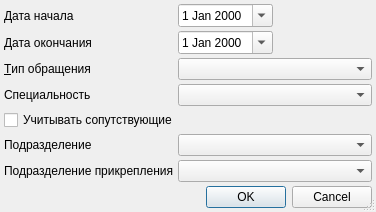
<?xml version="1.0" encoding="UTF-8"?>
<ui version="4.0">
 <class>ReportUnderageMedicalExaminationSetup</class>
 <widget class="QDialog" name="ReportUnderageMedicalExaminationSetup">
  <property name="windowModality">
   <enum>Qt::ApplicationModal</enum>
  </property>
  <property name="geometry">
   <rect>
    <x>0</x>
    <y>0</y>
    <width>376</width>
    <height>200</height>
   </rect>
  </property>
  <property name="windowTitle">
   <string>параметры отчёта</string>
  </property>
  <property name="sizeGripEnabled">
   <bool>true</bool>
  </property>
  <layout class="QGridLayout" name="gridLayout">
   <property name="margin">
    <number>4</number>
   </property>
   <property name="spacing">
    <number>4</number>
   </property>
   <item row="3" column="0">
    <widget class="QLabel" name="lblSpeciality">
     <property name="text">
      <string>Специальность</string>
     </property>
     <property name="buddy">
      <cstring>cmbEventType</cstring>
     </property>
    </widget>
   </item>
   <item row="2" column="1" colspan="2">
    <widget class="CRBComboBox" name="cmbEventType">
     <property name="whatsThis">
      <string>&lt;html&gt;&lt;head&gt;&lt;meta name=&quot;qrichtext&quot; content=&quot;1&quot; /&gt;&lt;style type=&quot;text/css&quot;&gt;
p, li { white-space: pre-wrap; }
&lt;/style&gt;&lt;/head&gt;&lt;body style=&quot; font-family:'MS Shell Dlg 2'; font-size:8.25pt; font-weight:400; font-style:normal;&quot;&gt;
&lt;p style=&quot;-qt-paragraph-type:empty; margin-top:0px; margin-bottom:0px; margin-left:0px; margin-right:0px; -qt-block-indent:0; text-indent:0px;&quot;&gt;&lt;/p&gt;&lt;/body&gt;&lt;/html&gt;</string>
     </property>
    </widget>
   </item>
   <item row="0" column="1">
    <widget class="CDateEdit" name="edtBegDate">
     <property name="enabled">
      <bool>true</bool>
     </property>
     <property name="sizePolicy">
      <sizepolicy hsizetype="Maximum" vsizetype="Fixed">
       <horstretch>0</horstretch>
       <verstretch>0</verstretch>
      </sizepolicy>
     </property>
     <property name="calendarPopup">
      <bool>true</bool>
     </property>
    </widget>
   </item>
   <item row="0" column="2">
    <spacer name="spacer">
     <property name="orientation">
      <enum>Qt::Horizontal</enum>
     </property>
     <property name="sizeHint" stdset="0">
      <size>
       <width>19</width>
       <height>20</height>
      </size>
     </property>
    </spacer>
   </item>
   <item row="9" column="0" colspan="3">
    <widget class="QDialogButtonBox" name="buttonBox">
     <property name="orientation">
      <enum>Qt::Horizontal</enum>
     </property>
     <property name="standardButtons">
      <set>QDialogButtonBox::Cancel|QDialogButtonBox::Ok</set>
     </property>
    </widget>
   </item>
   <item row="7" column="0">
    <spacer>
     <property name="orientation">
      <enum>Qt::Vertical</enum>
     </property>
     <property name="sizeHint" stdset="0">
      <size>
       <width>21</width>
       <height>21</height>
      </size>
     </property>
    </spacer>
   </item>
   <item row="2" column="0">
    <widget class="QLabel" name="lblEventType">
     <property name="text">
      <string>&amp;Тип обращения</string>
     </property>
     <property name="buddy">
      <cstring>cmbEventType</cstring>
     </property>
    </widget>
   </item>
   <item row="1" column="1">
    <widget class="CDateEdit" name="edtEndDate">
     <property name="enabled">
      <bool>true</bool>
     </property>
     <property name="sizePolicy">
      <sizepolicy hsizetype="Maximum" vsizetype="Fixed">
       <horstretch>0</horstretch>
       <verstretch>0</verstretch>
      </sizepolicy>
     </property>
     <property name="calendarPopup">
      <bool>true</bool>
     </property>
    </widget>
   </item>
   <item row="0" column="0">
    <widget class="QLabel" name="lblBegDae">
     <property name="text">
      <string>Дата начала</string>
     </property>
     <property name="buddy">
      <cstring>edtBegDate</cstring>
     </property>
    </widget>
   </item>
   <item row="1" column="0">
    <widget class="QLabel" name="lblEndDate">
     <property name="text">
      <string>Дата окончания</string>
     </property>
     <property name="buddy">
      <cstring>edtEndDate</cstring>
     </property>
    </widget>
   </item>
   <item row="4" column="0" colspan="3">
    <widget class="QCheckBox" name="chkAttendant">
     <property name="text">
      <string>Учитывать сопутствующие</string>
     </property>
    </widget>
   </item>
   <item row="5" column="1" colspan="2">
    <widget class="COrgStructureComboBox" name="cmbOrgStructure"/>
   </item>
   <item row="5" column="0">
    <widget class="QLabel" name="lblSubdivision">
     <property name="text">
      <string>Подразделение</string>
     </property>
    </widget>
   </item>
   <item row="6" column="0">
    <widget class="QLabel" name="lblOrgStrucutreAttachType">
     <property name="text">
      <string>Подразделение прикрепления</string>
     </property>
    </widget>
   </item>
   <item row="6" column="1" colspan="2">
    <widget class="COrgStructureComboBox" name="cmbOrgStructureAttachType"/>
   </item>
   <item row="3" column="1" colspan="2">
    <widget class="CRBComboBox" name="cmbSpeciality">
     <property name="whatsThis">
      <string>&lt;html&gt;&lt;head&gt;&lt;meta name=&quot;qrichtext&quot; content=&quot;1&quot; /&gt;&lt;style type=&quot;text/css&quot;&gt;
p, li { white-space: pre-wrap; }
&lt;/style&gt;&lt;/head&gt;&lt;body style=&quot; font-family:'MS Shell Dlg 2'; font-size:8.25pt; font-weight:400; font-style:normal;&quot;&gt;
&lt;p style=&quot;-qt-paragraph-type:empty; margin-top:0px; margin-bottom:0px; margin-left:0px; margin-right:0px; -qt-block-indent:0; text-indent:0px;&quot;&gt;&lt;/p&gt;&lt;/body&gt;&lt;/html&gt;</string>
     </property>
    </widget>
   </item>
  </layout>
 </widget>
 <customwidgets>
  <customwidget>
   <class>CDateEdit</class>
   <extends>QDateEdit</extends>
   <header>library/DateEdit</header>
  </customwidget>
  <customwidget>
   <class>CRBComboBox</class>
   <extends>QComboBox</extends>
   <header>library/crbcombobox.h</header>
  </customwidget>
  <customwidget>
   <class>COrgStructureComboBox</class>
   <extends>QComboBox</extends>
   <header>Orgs/OrgStructComboBoxes.h</header>
  </customwidget>
 </customwidgets>
 <tabstops>
  <tabstop>edtBegDate</tabstop>
  <tabstop>edtEndDate</tabstop>
  <tabstop>cmbEventType</tabstop>
  <tabstop>chkAttendant</tabstop>
  <tabstop>buttonBox</tabstop>
 </tabstops>
 <resources/>
 <connections>
  <connection>
   <sender>buttonBox</sender>
   <signal>accepted()</signal>
   <receiver>ReportUnderageMedicalExaminationSetup</receiver>
   <slot>accept()</slot>
   <hints>
    <hint type="sourcelabel">
     <x>190</x>
     <y>252</y>
    </hint>
    <hint type="destinationlabel">
     <x>119</x>
     <y>239</y>
    </hint>
   </hints>
  </connection>
  <connection>
   <sender>buttonBox</sender>
   <signal>rejected()</signal>
   <receiver>ReportUnderageMedicalExaminationSetup</receiver>
   <slot>reject()</slot>
   <hints>
    <hint type="sourcelabel">
     <x>241</x>
     <y>252</y>
    </hint>
    <hint type="destinationlabel">
     <x>316</x>
     <y>234</y>
    </hint>
   </hints>
  </connection>
 </connections>
</ui>
